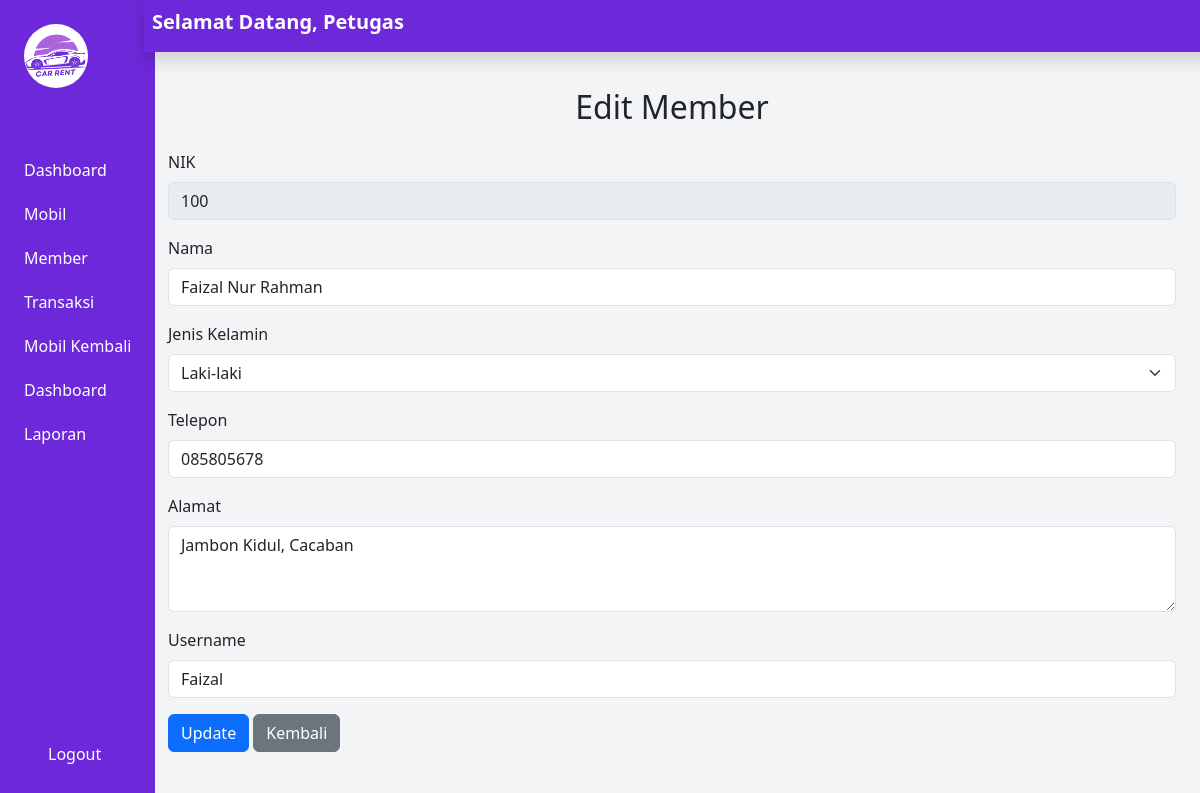
The page /petugas/edit_member.php?nik=100 (signed in) on the database its author committed.
### tables this page shows
CREATE TABLE `tb_member` (
  `nik` int(11) NOT NULL,
  `nama` varchar(100) NOT NULL,
  `jk` enum('L','P') NOT NULL,
  `telp` varchar(15) DEFAULT NULL,
  `alamat` text DEFAULT NULL,
  `username` varchar(50) NOT NULL,
  `pass` varchar(255) NOT NULL
);

### petugas/edit_member.php (the view, shortened to what this page needs)
<?php
include '../koneksi.php';
if (isset($_GET['nik'])) {
    $nik = $_GET['nik'];
    $sql = "SELECT * FROM tb_member WHERE nik = '$nik'";
    $result = $koneksi->query($sql);
    if ($result->num_rows > 0) {
        $row = $result->fetch_assoc();
    } else {
        die("Member tidak ditemukan.");
    }
} else {
    die("NIK tidak ditemukan.");
}
?>
<!DOCTYPE html>
<html lang="id">
<head>
    <link href="https://cdn.jsdelivr.net/npm/tailwindcss@2.2.19/dist/tailwind.min.css" rel="stylesheet">
    <link href="https://cdn.jsdelivr.net/npm/bootstrap@5.3.0-alpha1/dist/css/bootstrap.min.css" rel="stylesheet">
</head>
<body class="bg-gray-100 font-sans leading-normal tracking-normal">
    <div class="flex">
        <aside class="w-65 bg-purple-700 text-white min-h-screen fixed flex flex-col">
    <div class="p-6">
        <img src="../img/logo.png" alt="Rental Car Logo" class="w-16 h-16 rounded-full">
    </div>
    <nav class="mt-9 flex-grow">
        <a href="petugas.php" class="block py-2.5 px-4 rounded transition duration-200 hover:bg-purple-800">Dashboard</a>
        <a href="petugas.php" class="block py-2.5 px-4 rounded transition duration-200 hover:bg-purple-800">Mobil</a>
        <a href="petugas.php" class="block py-2.5 px-4 rounded transition duration-200 hover:bg-purple-800">Member</a>
        <a href="petugas.php" class="block py-2.5 px-4 rounded transition duration-200 hover:bg-purple-800">Transaksi</a>
        <a href="petugas.php" class="block py-2.5 px-4 rounded transition duration-200 hover:bg-purple-800">Mobil Kembali</a>
        <a href="petugas.php" class="block py-2.5 px-4 rounded transition duration-200 hover:bg-purple-800">Dashboard</a>
        <a href="petugas.php" class="block py-2.5 px-4 rounded transition duration-200 hover:bg-purple-800">Laporan</a>
    </nav>
    <footer class="p-6">
        <a href="../akun/logout.php" class="block py-2.5 px-4 rounded transition duration-200 hover:bg-purple-800">Logout</a>
    </footer>
</aside>
        <div class="flex-1 flex flex-col ml-36">
           <header class="bg-purple-700 text-white p-2 shadow flex justify-between items-center fixed w-full" style="left: 9rem; top: 0;">
            <h2 class="text-xl font-semibold">Selamat Datang, Petugas</h2>
        </header>
            <main class="flex-1 p-6 mt-16">
                <section >
                <h2 class="text-center mb-4">Edit Member</h2>
        <form action="" method="POST">
            <div class="mb-3">
                <label for="nik" class="form-label">NIK</label>
                <input type="text" class="form-control" id="nik" name="nik" value="<?php echo $row['nik']; ?>" disabled>
            </div>
            <div class="mb-3">
                <label for="nama" class="form-label">Nama</label>
                <input type="text" class="form-control" id="nama" name="nama" value="<?php echo $row['nama']; ?>" required>
            </div>
            <div class="mb-3">
                <label for="jk" class="form-label">Jenis Kelamin</label>
                <select class="form-select" id="jk" name="jk" required>
                    <option value="L" <?php echo $row['jk'] == 'L' ? 'selected' : ''; ?>>Laki-laki</option>
                </select>
            </div>
            <div class="mb-3">
                <label for="telp" class="form-label">Telepon</label>
                <input type="text" class="form-control" id="telp" name="telp" value="<?php echo $row['telp']; ?>" required>
            </div>
            <div class="mb-3">
                <label for="alamat" class="form-label">Alamat</label>
                <textarea class="form-control" id="alamat" name="alamat" rows="3" required><?php echo $row['alamat']; ?></textarea>
            </div>
            <div class="mb-3">
                <label for="username" class="form-label">Username</label>
                <input type="text" class="form-control" id="username" name="username" value="<?php echo $row['username']; ?>" required>
            </div>
            <button type="submit" class="btn btn-primary">Update</button>
            <a href="pwtugas.php" class="btn btn-secondary">Kembali</a>
        </form>
                </section>
            </main>
        </div>
    </div>
</body>
</html>

### petugas/edit_member.php (style rules this page uses)
aside a { color: white; text-decoration: none; }

### rows shown on the page
tb_member: nik "100", nama "Faizal Nur Rahman", jk "Laki-laki", telp "085805678", alamat "Jambon Kidul, Cacaban", username "Faizal"
